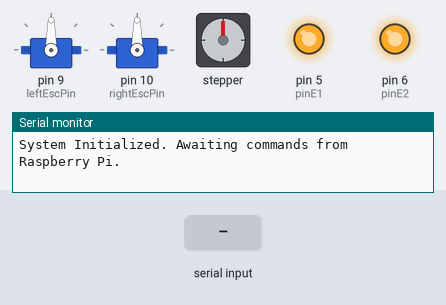
Simulated run of this sketch. Board: Arduino Uno, built with avr-gcc and run on an emulated ATmega328P. On the bench: 2 × servo, stepper motor, output pins drawn as LEDs (lit = HIGH), the last lines printed to the serial monitor. Inputs (shaded band) come from the test bench. Stepper angles assume 200 steps per turn.

Above: at 1.2 s.
1.3 s: "S90\n" received over Serial
At 3.0 s:
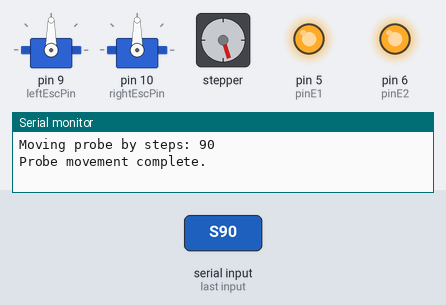
3.3 s: byte 85 ('U') received over Serial
At 5.0 s:
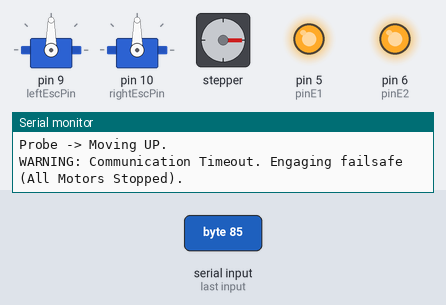
5.7 s: byte 68 ('D') received over Serial
At 6.15 s:
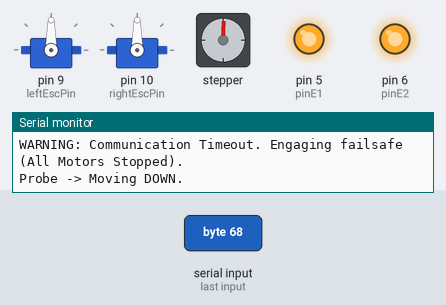
8.1 s: byte 77 ('M') received over Serial
At 8.8 s:
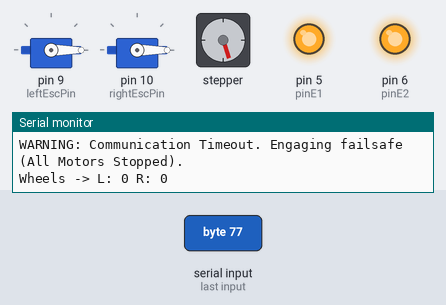
10.6 s: "F 45\n" received over Serial
At 11.3 s:
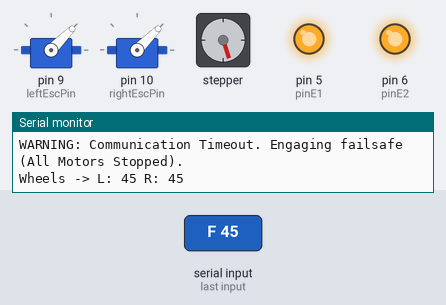
13.1 s: "B90\n" received over Serial
At 13.9 s:
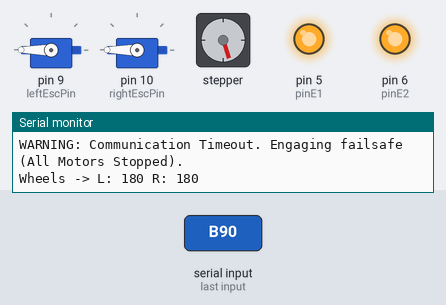
Timing chart, 0 to 16.1 s (numbered marks = the images above; inputs shaded):
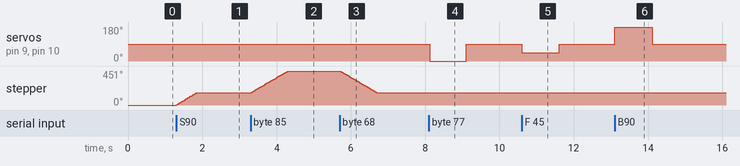

The sketch:

motor_2.ino
```cpp
#include <Stepper.h>
#include <Servo.h>

// ==========================================
// 1. STEPPER MOTOR CONFIGURATION (PROBE)
// ==========================================
const int stepsPerRevolution = 200;

// Pins for DFRobot L298N Black Edition
const int pinM1 = 4; // Direction Motor 1
const int pinE1 = 5; // Enable Motor 1
const int pinE2 = 6; // Enable Motor 2
const int pinM2 = 7; // Direction Motor 2

// Initialize stepper using only direction pins (M1, M2)
Stepper probeStepper(stepsPerRevolution, pinM1, pinM2);


// ==========================================
// 2. ESC CONFIGURATION (WHEELS)
// ==========================================
const int leftEscPin = 9;
const int rightEscPin = 10;

Servo leftESC;
Servo rightESC;

// ESC Parameters / Boundaries
const int ESC_NEUTRAL = 90;
const int ESC_MIN = 0;
const int ESC_MAX = 180;

// ==========================================
// 3. FAILSAFE & STATE TRACKING
// ==========================================
unsigned long lastCommandTime = 0;
const unsigned long FAILSAFE_TIMEOUT_MS = 1000; // Stops motors if no command in 1000ms
bool isStopped = true;

// Probe State Machine for non-blocking continuous movement
enum ProbeState { PROBE_STOP, PROBE_UP, PROBE_DOWN };
ProbeState currentProbeState = PROBE_STOP;


// ==========================================
// SETUP ROUTINE
// ==========================================
void setup() {
  Serial.begin(9600);
  Serial.setTimeout(10);

  // --- Setup Stepper ---
  pinMode(pinE1, OUTPUT);
  pinMode(pinE2, OUTPUT);

  // Keep the Enable pins HIGH so the driver maintains holding torque
  digitalWrite(pinE1, HIGH);
  digitalWrite(pinE2, HIGH);

  // Low speed for high torque when digging into the soil
  probeStepper.setSpeed(50);

  // --- Setup ESCs ---
  leftESC.attach(leftEscPin);
  rightESC.attach(rightEscPin);

  // Send neutral signal to initialize ESCs safely
  stopWheels();

  Serial.println("System Initialized. Awaiting commands from Raspberry Pi.");
}


// ==========================================
// MAIN LOOP: COMMAND PARSER
// ==========================================
void loop() {
  // Check if Raspberry Pi sent a command via USB
  if (Serial.available() > 0) {
    char commandType = Serial.read();

    // Skip trailing whitespace or random characters
    if (commandType == '\n' || commandType == '\r' || commandType == ' ') {
      return;
    }

    lastCommandTime = millis(); // Refresh the failsafe timer

    // Command 'S': Fixed steps block (Legacy compatibility)
    if (commandType == 'S') {
      int steps = Serial.parseInt();
      moveProbe(steps);
      currentProbeState = PROBE_STOP;
    }

    // Command 'U': Start moving Probe UP continuously
    else if (commandType == 'U') {
      currentProbeState = PROBE_UP;
      Serial.println("Probe -> Moving UP.");
    }

    // Command 'D': Start moving Probe DOWN continuously
    else if (commandType == 'D') {
      currentProbeState = PROBE_DOWN;
      Serial.println("Probe -> Moving DOWN.");
    }

    // Command 'F': Forward
    // Physically inverted: now subtracts to go forward
    else if (commandType == 'F') {
      int speed = Serial.parseInt();
      moveDirection(-speed, -speed);
      isStopped = false;
    }

    // Command 'B': Backward
    // Physically inverted: now adds to go backward
    else if (commandType == 'B') {
      int speed = Serial.parseInt();
      moveDirection(speed, speed);
      isStopped = false;
    }

    // Command 'L': Left (Skid steer mapping)
    else if (commandType == 'L') {
      int speed = Serial.parseInt();
      moveDirection(speed, -speed);
      isStopped = false;
    }

    // Command 'R': Right (Skid steer mapping)
    else if (commandType == 'R') {
      int speed = Serial.parseInt();
      moveDirection(-speed, speed);
      isStopped = false;
    }

    // Command 'M': Independent Motors Mode [LeftPWM RightPWM]
    // Allows Camera to define absolute differential forces (e.g. Curve without mechanical brake)
    else if (commandType == 'M') {
      int leftPwm = Serial.parseInt();
      int rightPwm = Serial.parseInt();
      driveWheels(leftPwm, rightPwm);
      isStopped = false;
    }

    // Command 'X': Hard Stop (Stop Everything)
    else if (commandType == 'X') {
      stopWheels();
      currentProbeState = PROBE_STOP;
      Serial.println("SYSTEM HALTED: Wheels and Probe stopped.");
    }
  }

  // --- Failsafe Watchdog Routine ---
  // If the robot hasn't received any command from the Raspberry Pi
  // within the timeout limit, stop everything safely.
  if (millis() - lastCommandTime > FAILSAFE_TIMEOUT_MS) {
    if (!isStopped || currentProbeState != PROBE_STOP) {
      Serial.println("WARNING: Communication Timeout. Engaging failsafe (All Motors Stopped).");
      stopWheels();
      currentProbeState = PROBE_STOP;
    }
  }

  // --- Probe Continuous Movement Task ---
  // This gives non-blocking step control
  if (currentProbeState == PROBE_UP) {
    probeStepper.step(1);  // Needs testing for actual physical polarity (Up vs Down)
  } else if (currentProbeState == PROBE_DOWN) {
    probeStepper.step(-1);
  }
}


// ==========================================
// FUNCTIONS
// ==========================================

// Legacy blocking function
void moveProbe(int steps) {
  Serial.print("Moving probe by steps: ");
  Serial.println(steps);
  probeStepper.step(steps);
  Serial.println("Probe movement complete.");
}


// Wrapper to map relative intensities (-90 to +90) to ESC absolute PWM (0 to 180)
void moveDirection(int leftRelative, int rightRelative) {
  int leftPWM = ESC_NEUTRAL + leftRelative;
  int rightPWM = ESC_NEUTRAL + rightRelative;
  driveWheels(leftPWM, rightPWM);
}


// Core function to control the skid-steering wheels robustly
void driveWheels(int leftPWM, int rightPWM) {
  // Always limit values explicitly to prevent hardware glitches (constrain to 0-180)
  leftPWM = constrain(leftPWM, ESC_MIN, ESC_MAX);
  rightPWM = constrain(rightPWM, ESC_MIN, ESC_MAX);

  leftESC.write(leftPWM);
  rightESC.write(rightPWM);

  Serial.print("Wheels -> L: ");
  Serial.print(leftPWM);
  Serial.print(" R: ");
  Serial.println(rightPWM);
}


// Function to safely stop the vehicle wheels
void stopWheels() {
  leftESC.write(ESC_NEUTRAL);
  rightESC.write(ESC_NEUTRAL);
  isStopped = true;
}
```

Measured:
- after the input at 1.3 s, stepper: turns 162° clockwise in 0.53 s, starting at once
- after the input at 3.3 s, stepper: turns 289° clockwise in 1.0 s, starting at once
- after the input at 5.7 s, stepper: turns 289° counter-clockwise in 1.0 s, starting at once
- after the input at 8.1 s, servo on pin 9 (leftEscPin), servo on pin 10 (rightEscPin): 90° → 0° at once, → 90° 0.99 s later
- after the input at 10.6 s, servo on pin 9 (leftEscPin), servo on pin 10 (rightEscPin): 90° → 45° at once, → 90° 1.0 s later
- after the input at 13.1 s, servo on pin 9 (leftEscPin), servo on pin 10 (rightEscPin): 90° → 180° at once, → 90° 1.0 s later
